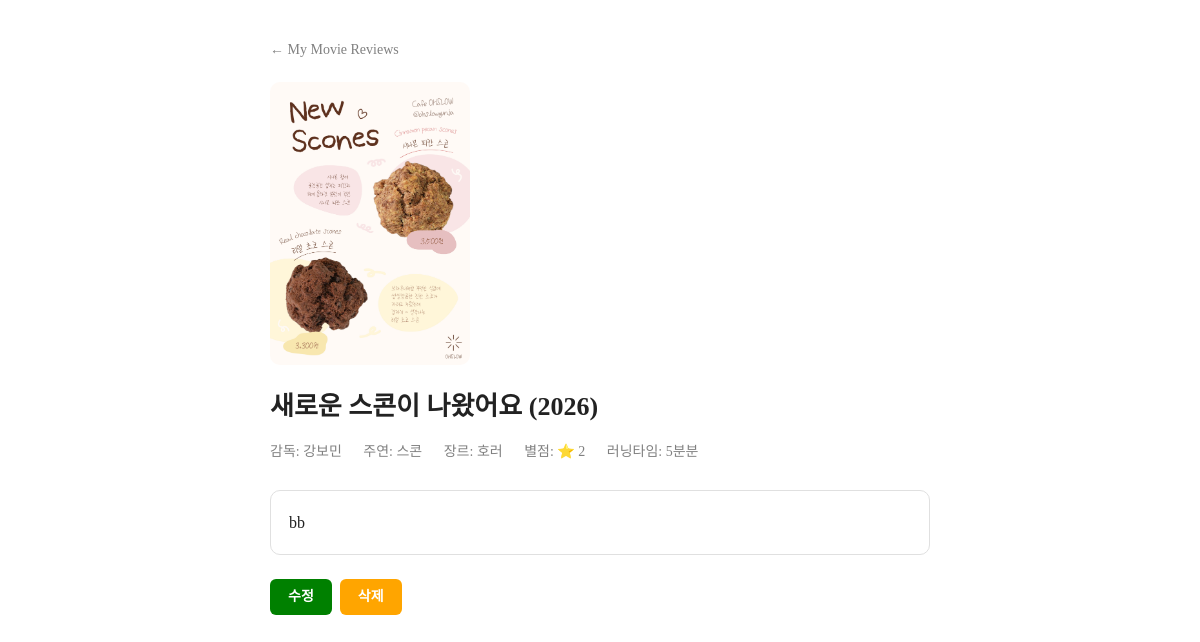
The page /reviews/4/ on the database its author committed.
### reviews/models.py (models this page shows, shortened)
class Review(models.Model):
    title = models.CharField(max_length=200)
    year = models.IntegerField()
    genre = models.CharField(max_length=200)
    score = models.IntegerField()
    director = models.CharField(max_length=200)
    actor = models.CharField(max_length=200)
    running_time = models.IntegerField()
    content = models.TextField()
    poster = models.ImageField(upload_to='posters/', blank=True, null=True)
    created_at = models.DateTimeField(auto_now_add=True)

### reviews/views.py (the view)
# urls.py: path('reviews/<int:pk>/', views.review_detail, name='review_detail'),
def review_detail(request, pk):
    review = get_object_or_404(Review, pk=pk)
    review.running_time_display = format_time(review.running_time)
    return render(request, 'reviews/review_detail.html', {'review': review})

### reviews/views.py (called while the page is built)
def format_time(minutes):
    hours = minutes // 60
    mins =  minutes % 60
    if hours > 0 and mins > 0:
        return f"{hours}시간 {mins}분"
    elif hours > 0:
        return f"{hours}시간"
    else:
        return f"{mins}분"

### reviews/templates/reviews/review_detail.html (shortened to what this page needs)
{% load static %}
<!DOCTYPE html>
<html lang="ko">
<head>
    <link rel="stylesheet" href="{% static 'reviews/review_detail.css' %}">
</head>
<body>
    <a class="home-link" href="{% url 'review_list' %}">← My Movie Reviews</a>
    {% if review.poster %}
    <img class="poster" src="{{ review.poster.url }}" alt="{{ review.title }}">
    {% endif %}
    <h1>{{ review.title }} ({{ review.year }})</h1>
    <div class="meta">
        <span>감독: {{ review.director }}</span>
        <span>주연: {{ review.actor }}</span>
        <span>장르: {{ review.genre }}</span>
        <span>별점: ⭐ {{ review.score }}</span>
        <span>러닝타임: {{ review.running_time_display }}분</span>
    </div>
    <div class="content">{{ review.content }}</div>
    <div class="actions">
        <a class="edit-btn" href="{% url 'review_update' review.pk %}">수정</a>
        <form class="inline" action="{% url 'review_delete' review.pk %}" method="post" onsubmit="return confirm('정말 삭제하시겠습니까?');">
            <button class="delete-btn" type="submit">삭제</button>
        </form>
    </div>
</body>
</html>

### reviews/static/reviews/review_detail.css (style rules this page uses)
* { box-sizing: border-box; }
body { max-width: 700px; margin: 40px auto; padding: 0 20px; color: #222; background: white; }
.home-link { display: inline-block; text-decoration: none; color: gray; font-size: 14px; margin-bottom: 12px; }
.poster { width: 200px; border-radius: 10px; margin: 12px 0 20px; display: block; }
h1 { font-size: 26px; margin: 4px 0 16px; }
.meta { color: gray; line-height: 2; margin-bottom: 20px; font-size: 14px; }
.meta span { display: inline-block; margin-right: 18px; }
.content { white-space: pre-line; line-height: 1.7; margin: 24px 0; padding: 18px; background: white; border: 1px solid #e0e0e0; border-radius: 10px; }
.actions { margin-top: 24px; display: flex; gap: 8px; }
.actions a, .actions button { padding: 8px 18px; border-radius: 6px; text-decoration: none; font-size: 14px; font-weight: 600; border: none; cursor: pointer; line-height: 1.4; }
.edit-btn { background: green; color: white; }
.delete-btn { background: orange; color: #fff; }
form.inline { display: inline; }

### rows shown on the page
Review: poster (picture), title "새로운 스콘이 나왔어요", year "2026", director "강보민", actor "스콘", genre "호러", score "2", running_time_display "5분", content "bb"
